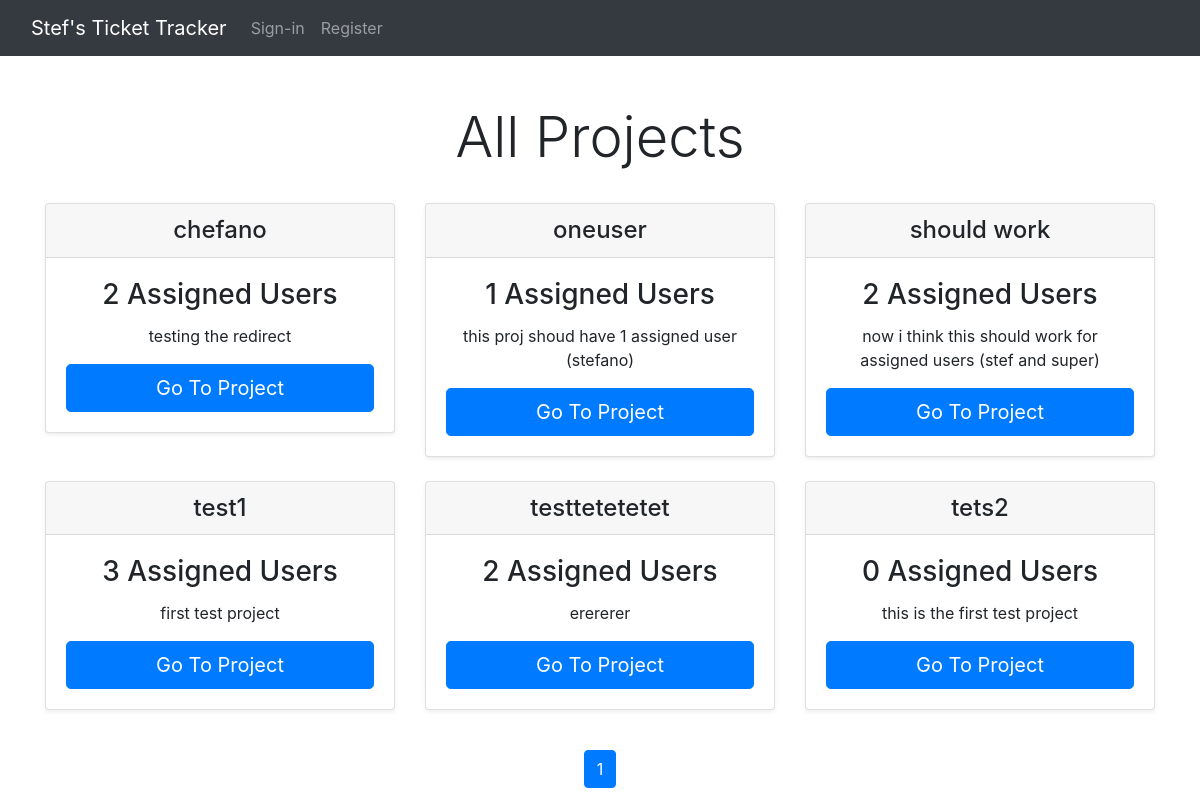
Page /all_projects on the committed database.
### ticket_tracker/models.py (models this page shows)
class Project(models.Model):
    name = models.CharField(max_length=32, unique=True)
    description = models.TextField()
    assigned_users = models.ManyToManyField(User, related_name="users")

### ticket_tracker/views.py (the view)
# urls.py: path("all_projects", views.all_projects, name="all_projects")
def all_projects(request):
    all_projects = Project.objects.all().order_by('name')
    paginator = Paginator(all_projects, NUM_PROJECTS_PER_PAGE)
    page = request.GET.get('page')
    projects = paginator.get_page(page)
    return render(request, "ticket_tracker/all_projects.html", {
            "projects": projects
        })

### ticket_tracker/templates/ticket_tracker/all_projects.html (shortened to what this page needs)
{% extends "ticket_tracker/layout.html" %}
{% load static %}
{% block body %}
  <main class="container">
    <div class="pricing-header px-3 py-3 pt-md-5 pb-md-4 mx-auto text-center">
      <h1 class="display-4">All Projects</h1>
    </div>
    <div class="row row-cols-1 row-cols-md-3 mb-3 text-center">
      {% for project in projects %}
        <div class="col">
          <div class="card mb-4 shadow-sm">
          <div class="card-header">
            <h4 class="my-0 fw-normal">{{ project.name }}</h4>
          </div>
          <div class="card-body">
            <h3 class="card-title pricing-card-title">{{ project.assigned_users.count }} Assigned Users</h1>
            <p>{{ project.description }}</p>
            <button type="button" class="w-100 btn btn-lg btn-primary" onclick="window.location.href='{% url 'project' project_name=project.name %}'">Go To Project</button>
          </div>
          </div>
        </div>
      {% endfor %}
    </div>
  </main>
  <ul class="pagination justify-content-center">
    {% for num in projects.paginator.page_range %}
        {% if projects.number == num %}
            <li class="page-item active"><a class="page-link" href="?page={{ num }}">{{ num }}</a></li>
        {% elif num > projects.number|add:'-3' and num < projects.number|add:'3' %}
            <li class="page-item"><a class="page-link" href="?page={{ num }}">{{ num }}</a></li>
        {% endif %}
    {% endfor %}
  </ul>
{% endblock %}

### rows in the picture
Project: name "chefano", assigned_users.count "2", description "testing the redirect"
Project: name "oneuser", assigned_users.count "1", description "this proj shoud have 1 assigned user (stefano)"
Project: name "should work", assigned_users.count "2", description "now i think this should work for assigned users (stef and super)"
Project: name "test1", assigned_users.count "3", description "first test project"
Project: name "testtetetetet", assigned_users.count "2", description "erererer"
Project: name "tets2", assigned_users.count "0", description "this is the first test project"

### other values in the picture
{{ num }} "1"
